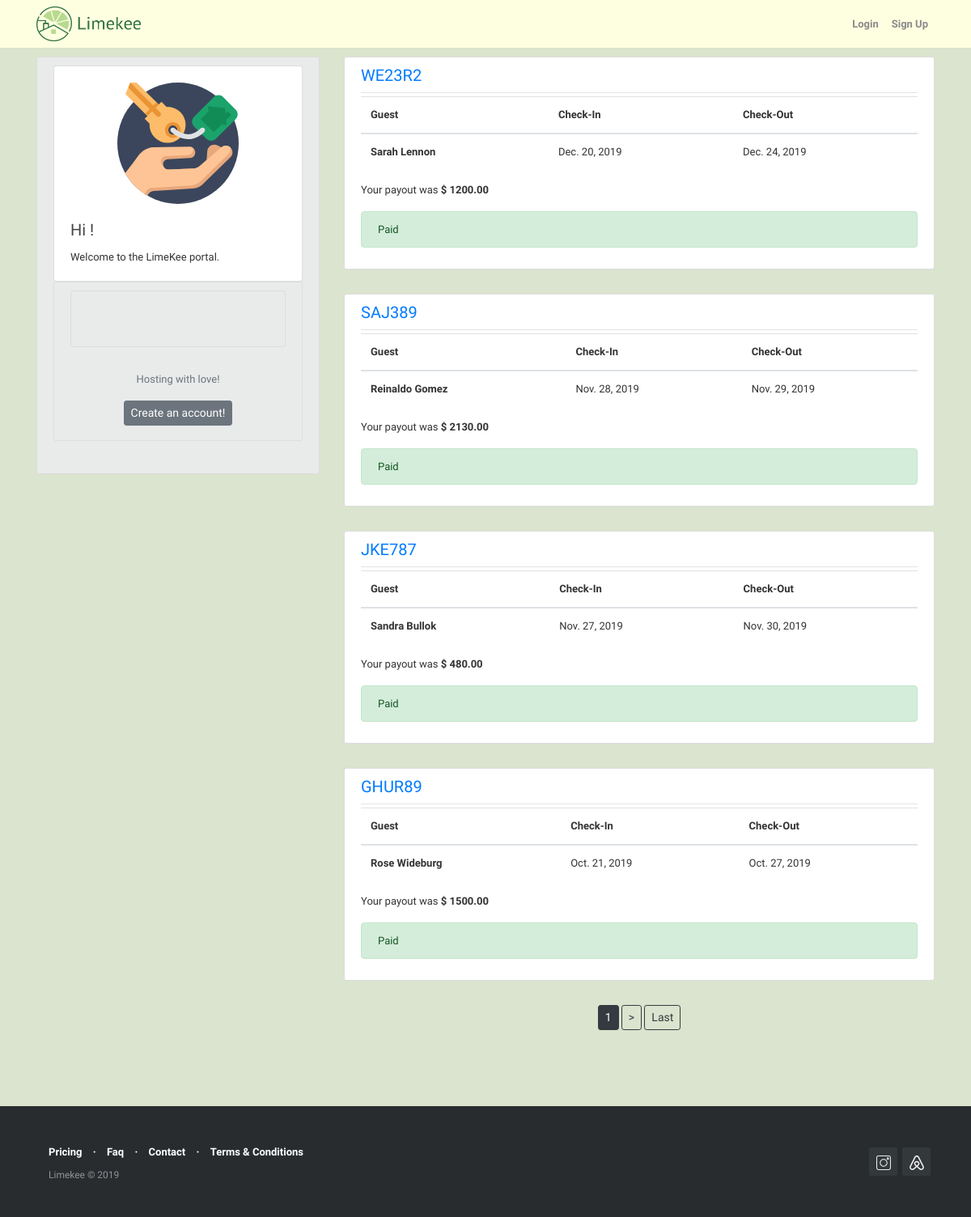
Page /reservation/user/Sahir on the earlier database version.
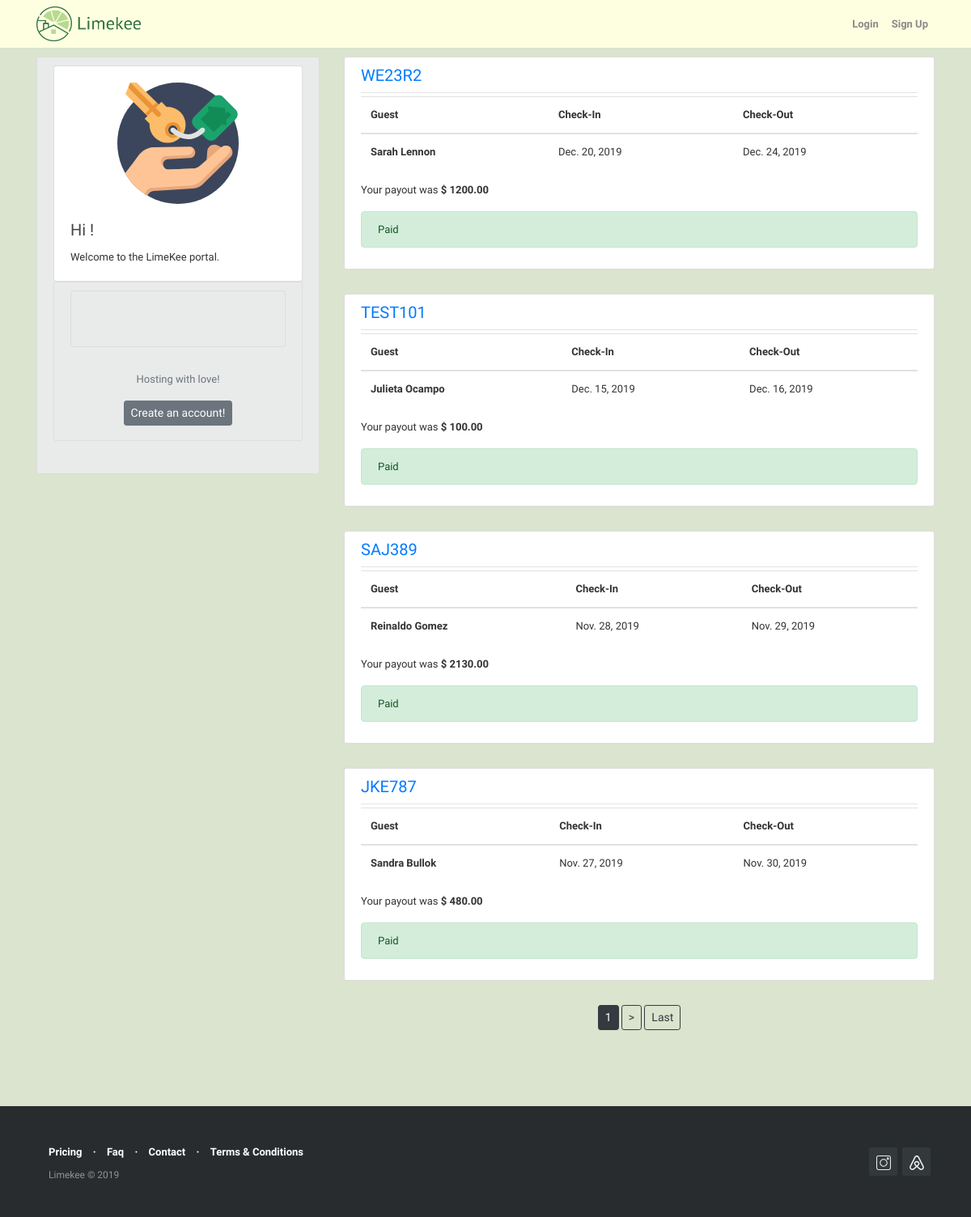
Same page on the later database version.
### reservations/models.py (models this page shows, shortened)
class Reservations(models.Model):
    confirmation_code = models.CharField(max_length=12, primary_key=True)
    host = models.ForeignKey(User, on_delete=models.CASCADE)
    guest = models.CharField(max_length=120)
    check_in = models.DateField(default=date.today)
    check_out = models.DateField(default=date.today)
    price = models.DecimalField(decimal_places=2, max_digits=1000)
    limekee_fee = models.DecimalField(decimal_places=2, max_digits=1000, blank=True, null=False, default=0)
    cleaning_fee = models.DecimalField (decimal_places=2, max_digits=1000, blank=True, null=False, default=0)
    total_due = models.DecimalField( decimal_places=2, max_digits=1000, default=0)
    notes = models.TextField(blank=True,null=False)
    paid = models.BooleanField(default=False)
    @property
    def total_due(self):
        return (self.limekee_fee + self.cleaning_fee)
    class Meta:
        permissions = [
            ("create_reservation", "Can create new reservation"),
        ]

### reservations/views.py (the view)
# urls.py: path('user/<str:username>', UserReservationListView.as_view(), name='user-reservations'),
class UserReservationListView(ListView):
    model = Reservations
    template_name = 'reservations/reservations_list.html'
    context_object_name = 'reservations'
    paginate_by = 4
    def get_queryset(self):
        self.user = get_object_or_404(User, username = self.kwargs.get('username'))
        return Reservations.objects.filter(host=self.user).order_by('-check_in')

### reservations/templates/reservations/reservations_list.html (shortened to what this page needs)
{% extends "blog/base.html" %}
{% block content %}
  {% if reservations %}
      {% for reservation in reservations %}
        <article class="media content-section">
            <div class="media-body">
                <div class="article-metadata">
                  <h5 class="article-title"> <a class="mr-2" href="{% url 'reservation-detail' reservation.pk %}">  {{ reservation.confirmation_code }}</a></h5>
                </div>
                <div class="table-responsive" >
                <table class="table table-hover">
                    <thead>
                        <tr>
                            <th scope="col">Guest</th>
                            <th scope="col">Check-In</th>
                            <th scope="col">Check-Out</th>
                        </tr>
                    </thead>
                    <tbody>
                        <tr>
                            <th scope="row">{{ reservation.guest }}</th>
                            <td>{{ reservation.check_in }}</td>
                            <td>{{ reservation.check_out }}</td>
                       </tr>
                   </tbody>
               </table>
               </div>
               <p class="article-content">  Your payout was <strong>$ {{ reservation.price }}</strong></p>
               {% if reservation.paid  %}
               <div class="alert alert-success" role="alert">
                  Paid
               </div>
               {% else %}
               <div class="alert alert-danger" role="alert">
                 Unpaid
                </div>
               {% endif %}
            </div>
        </article>
      {% endfor %}
  {% else %}
    <div class="alert alert-info" role="alert"> <h4 class="alert-heading">Huh ! </h4>Currently, you don't have any reservations registered with Limekee. <br> Your property manager will update shortly.</div>
  {% endif %}
  {% if is_paginated %}
    <div style="text-align: center;">
    {% for num in page_obj.paginator.page_range %}
          {% if page_obj.number == num %}
            <a class="btn btn-dark mb-4 btn-sm" href="?page={{ num }}">{{ num }}</a>
          {% elif num > page_obj.number|add:'-1' and num < page_obj.number|add:'1' %}
            <a class="btn btn-outline-dark mb-4 btn-sm" href="?page={{ num }}">{{ num }}</a>
          {% endif %}
        {% endfor %}
        {% if page_obj.has_next %}
           <a class="btn btn-outline-dark mb-4 btn-sm" href="?page={{ page_obj.next_page_number }}">></a>
           <a class="btn btn-outline-dark mb-4 btn-sm" href="?page={{ page_obj.paginator.num_pages }}">Last</a>
        {% endif %}
  {% endif %}
{% endblock content %}

Differences in the rows shown:
removed Reservations: confirmation_code "GHUR89", guest "Rose Wideburg", check_in "Oct. 21, 2019", check_out "Oct. 27, 2019", price "1500.00", paid "Paid"
added Reservations: confirmation_code "TEST101", guest "Julieta Ocampo", check_in "Dec. 15, 2019", check_out "Dec. 16, 2019", price "100.00", paid "Paid"
